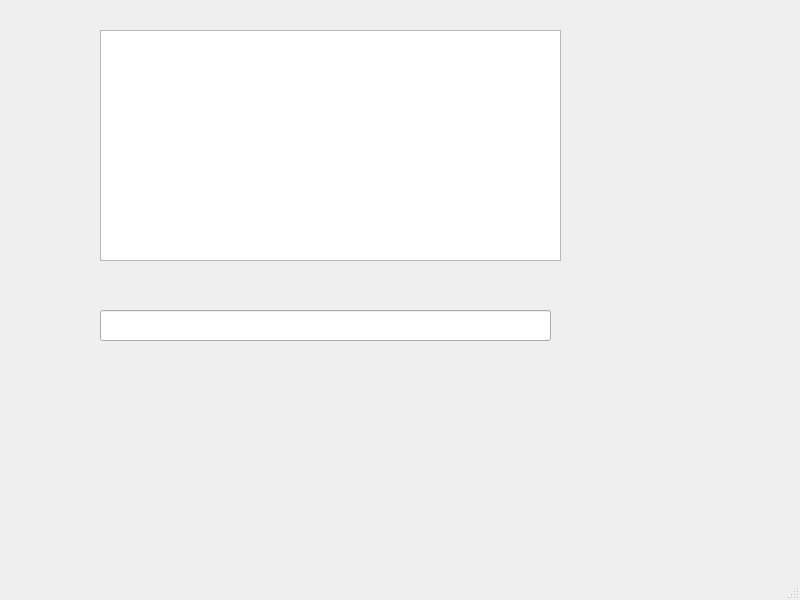
<?xml version="1.0" encoding="UTF-8"?>
<ui version="4.0">
 <class>MainWindow</class>
 <widget class="QMainWindow" name="MainWindow">
  <property name="geometry">
   <rect>
    <x>0</x>
    <y>0</y>
    <width>800</width>
    <height>600</height>
   </rect>
  </property>
  <property name="windowTitle">
   <string>MainWindow</string>
  </property>
  <widget class="QWidget" name="centralwidget">
   <widget class="QTreeView" name="treeView">
    <property name="geometry">
     <rect>
      <x>100</x>
      <y>30</y>
      <width>461</width>
      <height>231</height>
     </rect>
    </property>
   </widget>
   <widget class="QLineEdit" name="lineEdit">
    <property name="geometry">
     <rect>
      <x>100</x>
      <y>310</y>
      <width>451</width>
      <height>31</height>
     </rect>
    </property>
   </widget>
  </widget>
  <widget class="QMenuBar" name="menubar">
   <property name="geometry">
    <rect>
     <x>0</x>
     <y>0</y>
     <width>800</width>
     <height>19</height>
    </rect>
   </property>
  </widget>
  <widget class="QStatusBar" name="statusbar"/>
 </widget>
 <resources/>
 <connections/>
</ui>
